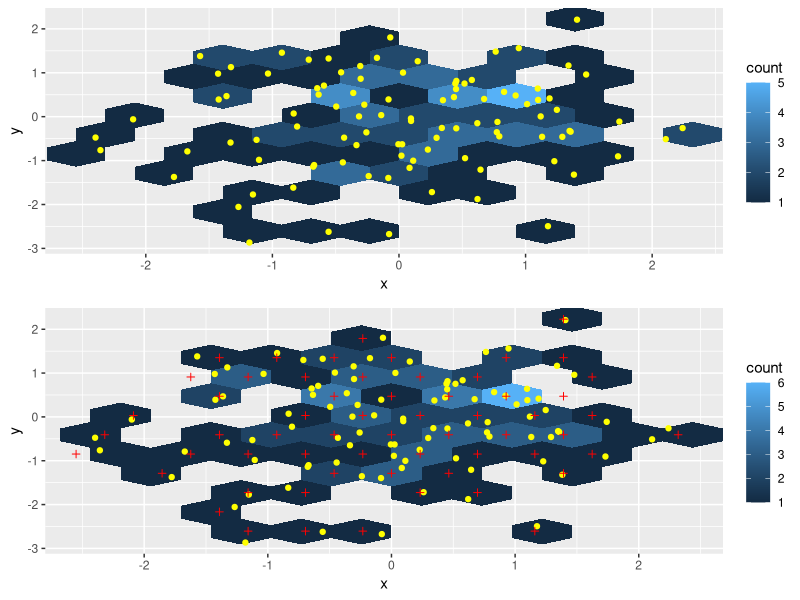
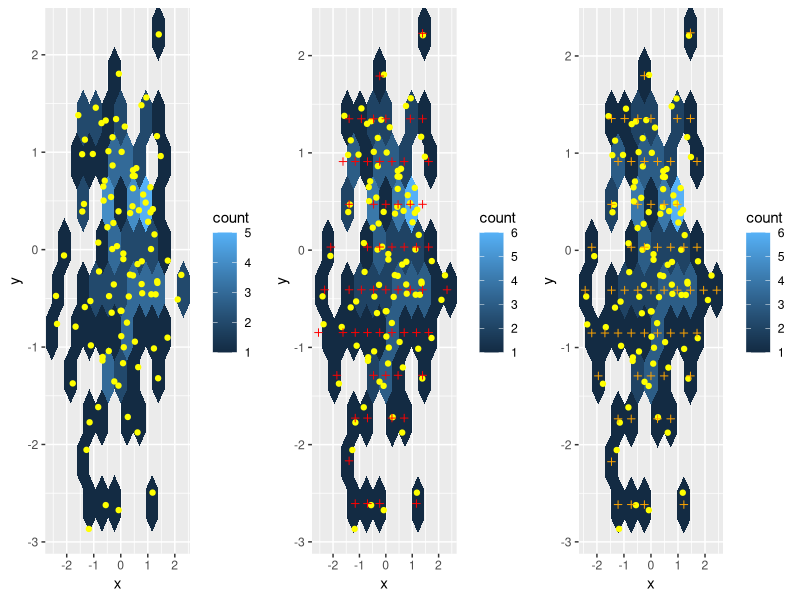
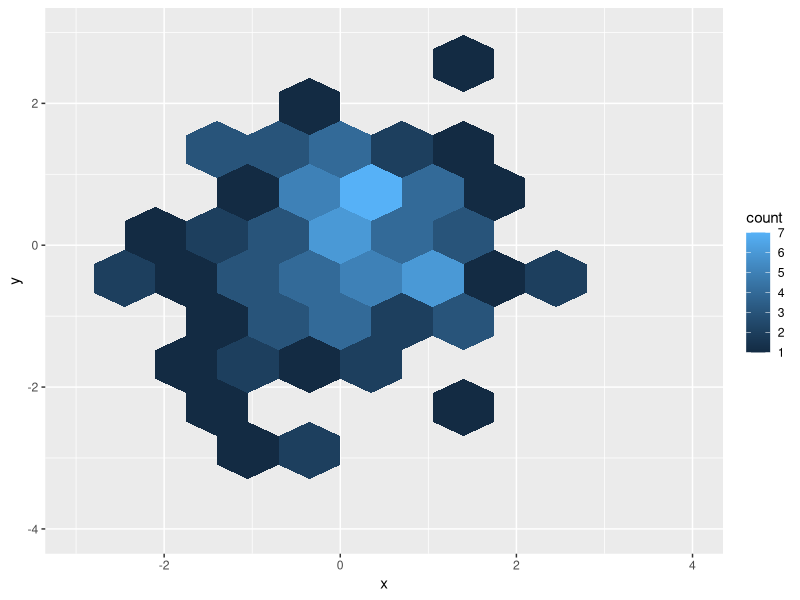
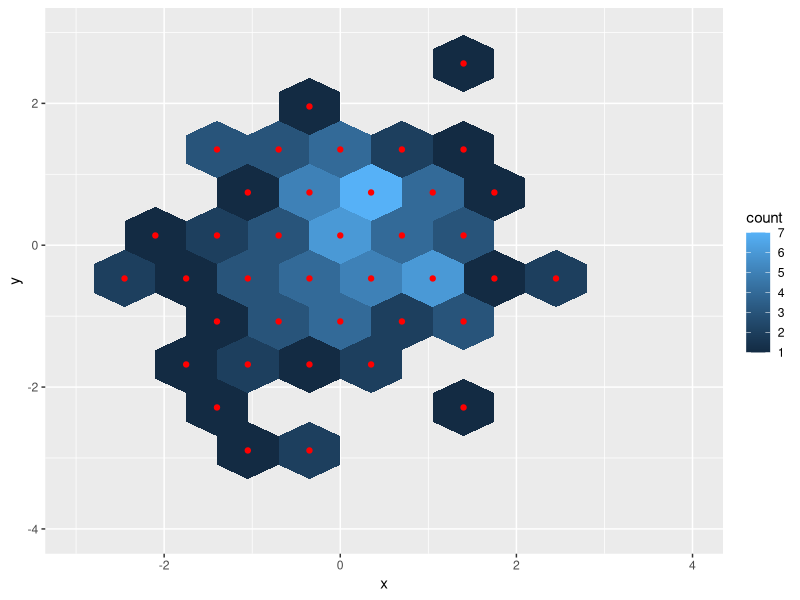
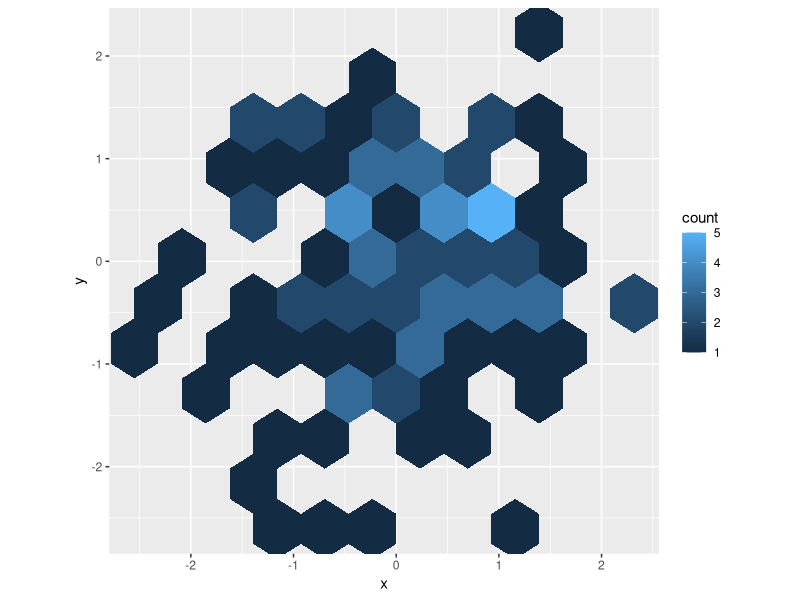
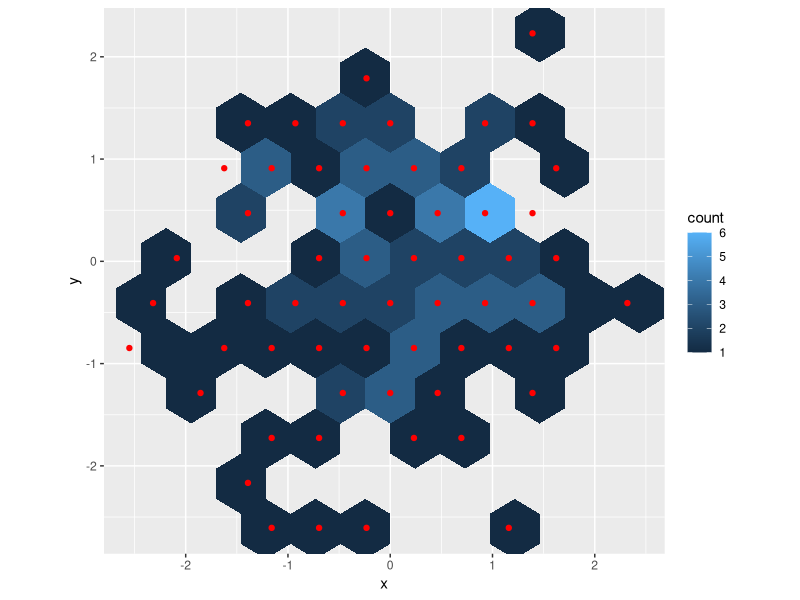

Source code (R) for these figures, in order:
library(ggplot2)

set.seed(131112)
data <- data.frame(x = rnorm(1e2), y = rnorm(1e2))

p1 <- ggplot(data, aes(x = x, y = y)) +
  geom_hex(bins = 10) +
  geom_point(col = "yellow")
# add red cross for hex-center:
p2 <- p1 + geom_point(data = layer_data(p1), col = "red", shape = 3)

# adding the point-layer changes the location/number of the hexes !?!
all.equal(layer_data(p1, 1), layer_data(p2, 1))
gridExtra::grid.arrange(p1, p2, nrow = 2)

# layer_data *should* contain the centers of the hexagons, IIUC,
# but that's not the case --
# 1. they are not in the center of the hex, mostly
# 2. not every hex is represented in layer_data and not every point in layer_data is in a hex....

# for this toy example, I can recover what I want by extracting the updated hex info from p2 and
# then creating a third plot based on p1 with that, but that's ugly, I'm uncertain how reliable this will be,
# and it won't work for my actual use case in which I need to do more complicated things
# based on which point is in which hex.....
p3 <- p1 + geom_point(data = layer_data(p2, 1), col = "orange", shape = 3)
gridExtra::grid.arrange(p1, p2, p3, nrow = 1)


# if I manually set axis limits, it seems to work, so it seems to have something to do with axes being recalculated..?
p_limits <- ggplot(data, aes(x = x, y = y)) +
  geom_hex(bins = 10) +
  xlim(c(-3, 4)) +
  ylim(c(-4, 3))
p_limits
p_limits + geom_point(data = layer_data(p_limits), col = "red")

# ... not for coord_fixed, though
p_coord_fixed <- ggplot(data, aes(x = x, y = y)) +
  geom_hex(bins = 10) +
  coord_fixed(ratio = 1)
p_coord_fixed
p_coord_fixed + geom_point(data = layer_data(p_coord_fixed), col = "red")
